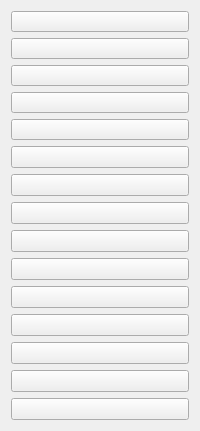
       <widget class="QWidget" name="tab_2">
        <attribute name="title">
         <string>Species List 2</string>
        </attribute>
        <layout class="QVBoxLayout" name="verticalLayout_7">
         <item>
          <widget class="QPushButton" name="btn16">
           <property name="minimumSize">
            <size>
             <width>0</width>
             <height>0</height>
            </size>
           </property>
           <property name="maximumSize">
            <size>
             <width>16777215</width>
             <height>16777215</height>
            </size>
           </property>
           <property name="font">
            <font>
             <pointsize>8</pointsize>
            </font>
           </property>
           <property name="text">
            <string/>
           </property>
           <property name="checkable">
            <bool>true</bool>
           </property>
           <property name="autoExclusive">
            <bool>true</bool>
           </property>
          </widget>
         </item>
         <item>
          <widget class="QPushButton" name="btn17">
           <property name="minimumSize">
            <size>
             <width>0</width>
             <height>0</height>
            </size>
           </property>
           <property name="maximumSize">
            <size>
             <width>16777215</width>
             <height>16777215</height>
            </size>
           </property>
           <property name="font">
            <font>
             <pointsize>8</pointsize>
            </font>
           </property>
           <property name="text">
            <string/>
           </property>
           <property name="checkable">
            <bool>true</bool>
           </property>
           <property name="autoExclusive">
            <bool>true</bool>
           </property>
          </widget>
         </item>
         <item>
          <widget class="QPushButton" name="btn18">
           <property name="minimumSize">
            <size>
             <width>0</width>
             <height>0</height>
            </size>
           </property>
           <property name="maximumSize">
            <size>
             <width>16777215</width>
             <height>16777215</height>
            </size>
           </property>
           <property name="font">
            <font>
             <pointsize>8</pointsize>
            </font>
           </property>
           <property name="text">
            <string/>
           </property>
           <property name="checkable">
            <bool>true</bool>
           </property>
           <property name="autoExclusive">
            <bool>true</bool>
           </property>
          </widget>
         </item>
         <item>
          <widget class="QPushButton" name="btn19">
           <property name="minimumSize">
            <size>
             <width>0</width>
             <height>0</height>
            </size>
           </property>
           <property name="maximumSize">
            <size>
             <width>16777215</width>
             <height>16777215</height>
            </size>
           </property>
           <property name="font">
            <font>
             <pointsize>8</pointsize>
            </font>
           </property>
           <property name="text">
            <string/>
           </property>
           <property name="checkable">
            <bool>true</bool>
           </property>
           <property name="autoExclusive">
            <bool>true</bool>
           </property>
          </widget>
         </item>
         <item>
          <widget class="QPushButton" name="btn20">
           <property name="minimumSize">
            <size>
             <width>0</width>
             <height>0</height>
            </size>
           </property>
           <property name="maximumSize">
            <size>
             <width>16777215</width>
             <height>16777215</height>
            </size>
           </property>
           <property name="font">
            <font>
             <pointsize>8</pointsize>
            </font>
           </property>
           <property name="text">
            <string/>
           </property>
           <property name="checkable">
            <bool>true</bool>
           </property>
           <property name="autoExclusive">
            <bool>true</bool>
           </property>
          </widget>
         </item>
         <item>
          <widget class="QPushButton" name="btn21">
           <property name="text">
            <string/>
           </property>
          </widget>
         </item>
         <item>
          <widget class="QPushButton" name="btn22">
           <property name="text">
            <string/>
           </property>
          </widget>
         </item>
         <item>
          <widget class="QPushButton" name="btn23">
           <property name="text">
            <string/>
           </property>
          </widget>
         </item>
         <item>
          <widget class="QPushButton" name="btn24">
           <property name="text">
            <string/>
           </property>
          </widget>
         </item>
         <item>
          <widget class="QPushButton" name="btn25">
           <property name="text">
            <string/>
           </property>
          </widget>
         </item>
         <item>
          <widget class="QPushButton" name="btn26">
           <property name="text">
            <string/>
           </property>
          </widget>
         </item>
         <item>
          <widget class="QPushButton" name="btn27">
           <property name="text">
            <string/>
           </property>
          </widget>
         </item>
         <item>
          <widget class="QPushButton" name="btn28">
           <property name="text">
            <string/>
           </property>
          </widget>
         </item>
         <item>
          <widget class="QPushButton" name="btn29">
           <property name="text">
            <string/>
           </property>
          </widget>
         </item>
         <item>
          <widget class="QPushButton" name="btn30">
           <property name="text">
            <string/>
           </property>
          </widget>
         </item>
        </layout>
       </widget>
